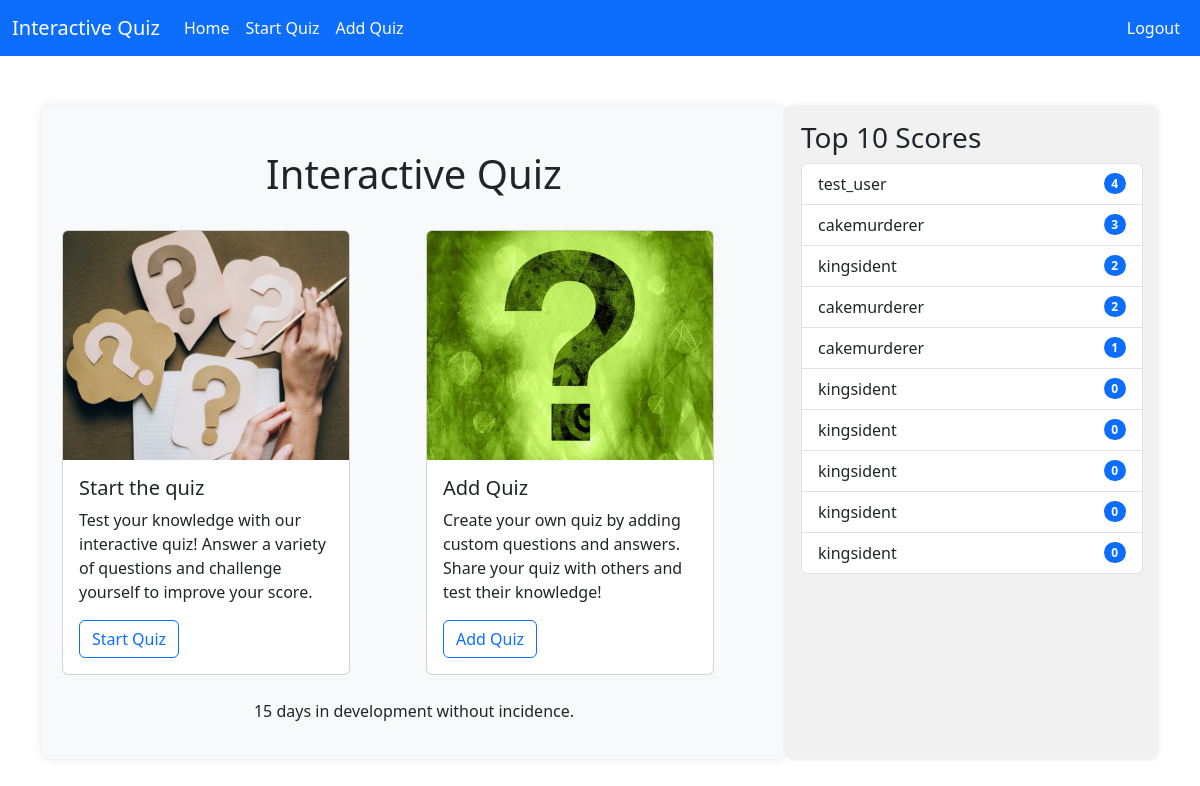
/ (signed in), run on an earlier commit of the app's database.
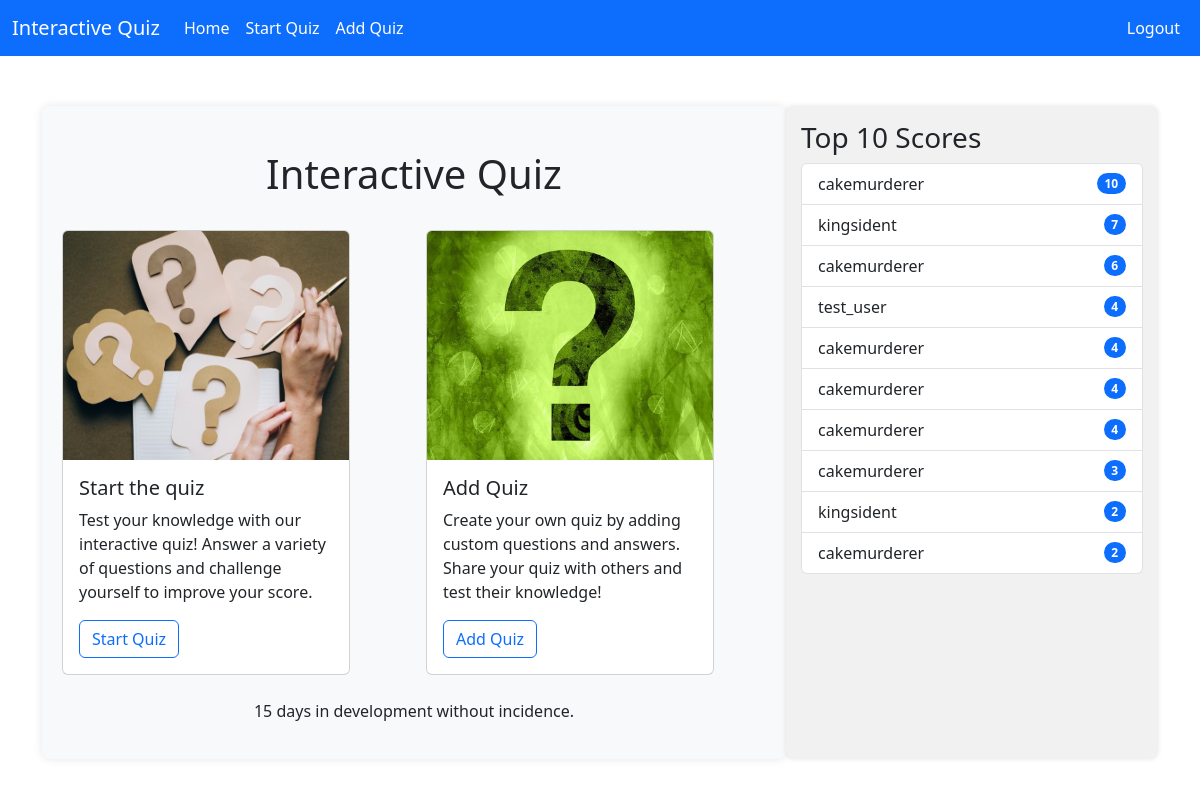
And on a later commit of the database.
### quiz/models.py (models this page shows, shortened)
class Score(models.Model):
    score = models.IntegerField()
    user = models.ForeignKey(User, related_name='scores', on_delete=models.CASCADE)

class User(AbstractUser):
    def __str__(self):
        return f"{self.first_name} {self.last_name}"

### quiz/views.py (the view)
# urls.py: 2. Add a URL to urlpatterns:  path('', views.home, name='home')
def home(request):
    score_list = Score.objects.all().order_by('-score')[:10]
    return render(request, 'quiz/base.html', {
        "score_list": score_list
    })

### quiz/context_processors.py (called while the page is built)
def days_developed(request):
    startDevDate = datetime(2024, 9, 4)
    todaysDate = datetime.now()
    daysDeveloped = (todaysDate - startDevDate).days
    days = "days"
    if daysDeveloped <= 1:
        days = "day"
    return {
        "daysDeveloped": daysDeveloped,
        "days": days,
    }

def top_five_scores(request):
    score_list = Score.objects.all().order_by('-score')[:5]
    return {
        "score_list": score_list
    }

### quiz/templates/quiz/base.html (shortened to what this page needs)
<!doctype html>
<html lang="en">
	<head>
		{% load static %}
		<link href="https://cdn.jsdelivr.net/npm/bootstrap@5.3.3/dist/css/bootstrap.min.css" rel="stylesheet">
		{% include 'quiz/navbar.html' %}
	</head>
	<body>
		{% if user.is_authenticated %}
		<div class="container-lg">
			<div class="row-container">
				<div class="main-content col-12 col-md-8">
					<div class="content-container">
						<br>
						{% block content %}
							{% include 'quiz/home.html' %}
						{% endblock %}
						<center>
						<br>
							<p> {{ daysDeveloped }} {{ days }} in development without incidence.</p>
						</center>
					</div>
				</div>
				{% if user.is_authenticated %}
					<br><br/>
					<div class="sidebar-container col-md-4">
						{% include 'quiz/sidebar.html' %}
					</div>
				{% endif %}
			</div>
		</div>
		{% endif %}
	</body>
	</html>

### quiz/templates/quiz/sidebar.html
<h3>Top 10 Scores</h3>
    <ul class="list-group">
        {% for score in score_list %}
            <li class="list-group-item d-flex justify-content-between align-items-center">
            {{ score.user.username }}
            <span class="badge text-bg-primary rounded-pill">{{ score.score }}</span>
            </li>
        {% endfor %}
    </ul>

What changed in the data, as far as the page shows it:
no longer on this page (row unchanged): Score: user.username "cakemurderer", score "1"
no longer on this page (row unchanged): Score: user.username "kingsident", score "0"
no longer on this page (row unchanged): Score: user.username "kingsident", score "0"
no longer on this page (row unchanged): Score: user.username "kingsident", score "0"
no longer on this page (row unchanged): Score: user.username "kingsident", score "0"
no longer on this page (row unchanged): Score: user.username "kingsident", score "0"
added Score: user.username "cakemurderer", score "10"
added Score: user.username "kingsident", score "7"
added Score: user.username "cakemurderer", score "6"
added Score: user.username "cakemurderer", score "4"
added Score: user.username "cakemurderer", score "4"
added Score: user.username "cakemurderer", score "4"
